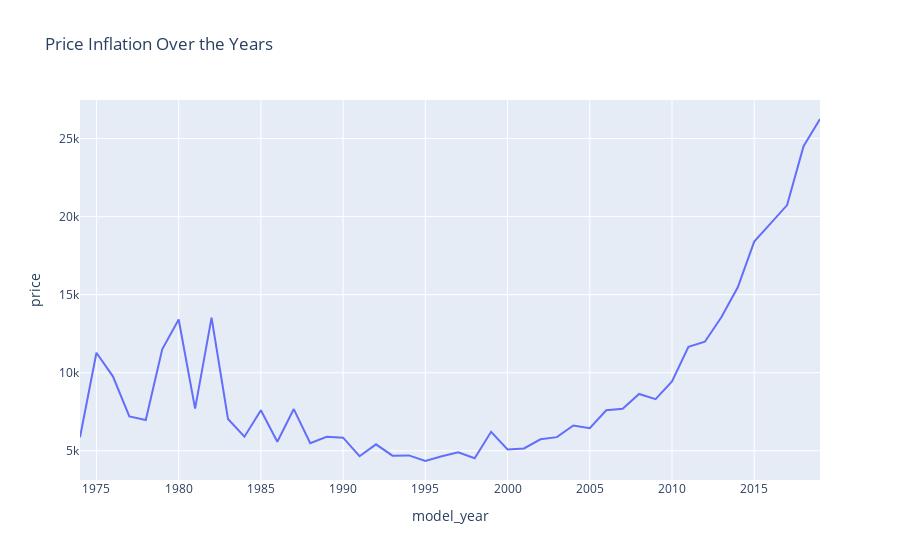

Here is the notebook cell this chart was saved with:
### Code cell
fig = px.line(df_price_year,
              x='model_year',
              y='price',
              title='Price Inflation Over the Years')
fig.show()

### Figure 1 — Plotly figure (JSON) as saved in the notebook; plotly's stock layout.template omitted (floating-point values rounded to 4 significant figures)
{"data": [{"hovertemplate": "model_year=%{x}<br>price=%{y}<extra></extra>", "legendgroup": "", "line": {"color": "#636efa", "dash": "solid"}, "marker": {"symbol": "circle"}, "mode": "lines", "name": "", "orientation": "v", "showlegend": false, "type": "scatter", "x": [1974.0, 1975.0, 1976.0, 1977.0, 1978.0, 1979.0, 1980.0, 1981.0, 1982.0, 1983.0, 1984.0, 1985.0, 1986.0, 1987.0, 1988.0, 1989.0, 1990.0, 1991.0, 1992.0, 1993.0, 1994.0, 1995.0, 1996.0, 1997.0, 1998.0, 1999.0, 2000.0, 2001.0, 2002.0, 2003.0, 2004.0, 2005.0, 2006.0, 2007.0, 2008.0, 2009.0, 2010.0, 2011.0, 2012.0, 2013.0, 2014.0, 2015.0, 2016.0, 2017.0, 2018.0, 2019.0], "xaxis": "x", "y": [5862.0, 11280.0, 9766.0, 7200.0, 6970.0, 11500.0, 13410.0, 7695.0, 13530.0, 7036.0, 5902.0, 7592.0, 5579.0, 7670.0, 5482.0, 5894.0, 5839.0, 4648.0, 5410.0, 4684.0, 4702.0, 4343.0, 4643.0, 4899.0, 4520.0, 6213.0, 5085.0, 5150.0, 5733.0, 5871.0, 6618.0, 6439.0, 7593.0, 7691.0, 8640.0, 8305.0, 9435.0, 11660.0, 11980.0, 13550.0, 15480.0, 18400.0, 19570.0, 20740.0, 24520.0, 26250.0], "yaxis": "y"}], "layout": {"legend": {"tracegroupgap": 0}, "title": {"text": "Price Inflation Over the Years"}, "xaxis": {"anchor": "y", "domain": [0, 1], "title": {"text": "model_year"}}, "yaxis": {"anchor": "x", "domain": [0, 1], "title": {"text": "price"}}}}
